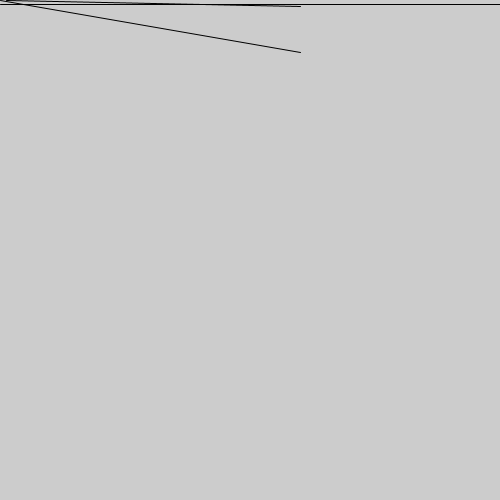
Frame 1 (no input)
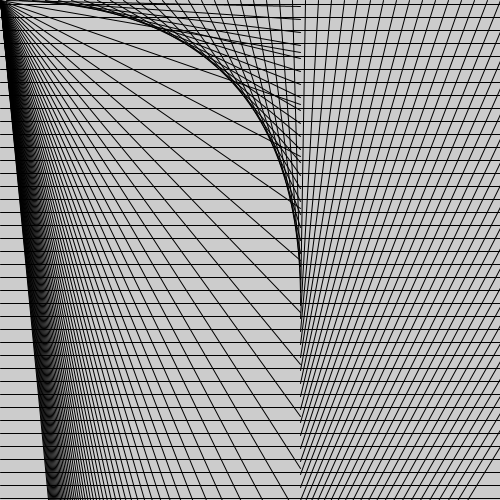
Frame 60 (the mouse pressed at the canvas centre just before this capture)
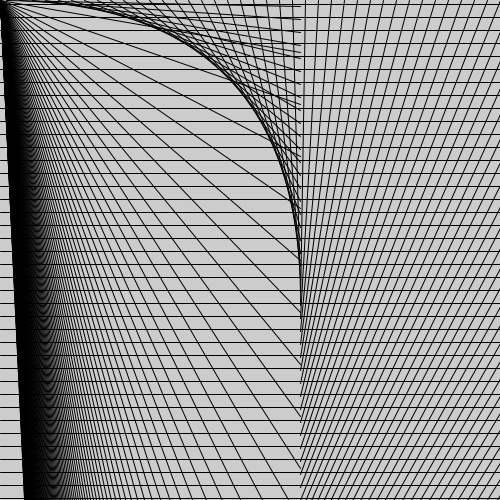
Frame 120 (the mouse held since frame 60 and released just before this capture)

The Processing sketch that drew these frames (run headless with seeded random() and noise(); from frame 60 on, the mouse is pressed at the canvas centre):

// Processing sketch: processing_163668
// ── processing_163668.pde

int y=0;
void setup(){
  size(500,500);
}
void draw(){
  frameRate(30);
  y=y+4;
  line(0,y,500,y);
  y=y+2;
  line(y,0,300,y);
  y=y+7;
  line(0,0,300,y*4);
  
  
}
